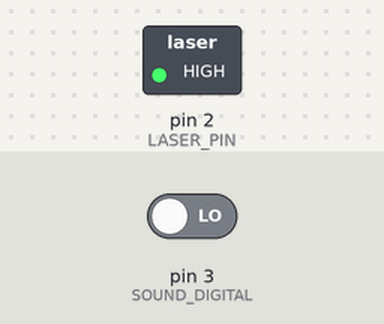
This sketch was run on a simulated Arduino Uno, built for the host (arithmetic inside an expression is 32-bit, double 64-bit). Parts: switched loads named in the sketch (green lamp = pin HIGH). The test bench sets the inputs (shaded band); at power-on: pin 3 (SOUND_DIGITAL) LOW. WiFi joins after 1.5 s; servers stay silent unless stated; no MQTT or app messages arrive unless stated; what the sketch prints to the serial monitor is not drawn.

Above: at 2.7 s.
2.8 s: pin 3 (SOUND_DIGITAL) driven HIGH
At 3.4 s:
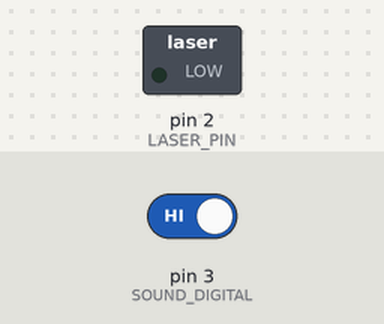
Timing chart, 0 to 12.3 s (numbered marks = the images above; inputs shaded):
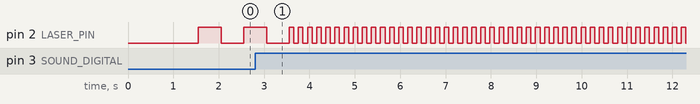

Measured:
- by itself, pin 2 (LASER_PIN): repeats every 0.20 s: HIGH 0.10 s, LOW 0.10 s

The sketch:

AlienCoreESPGateway_Arduino_R3.ino
```cpp
#include <SoftwareSerial.h>
#include <WiFiEsp.h>
#include <PubSubClient.h>

SoftwareSerial EspSerial(4, 5);      // RX to D4, TX to D5
char ssid[]     = "Your SSID";
char pass[]     = "Your password";

const char* mqttServer = "192.168.x.xxx";
const uint16_t mqttPort = 1883;
const char*  mqttTopic = "xeno/uno-scout/telemetry";
WiFiEspClient wifiClient;
PubSubClient  mqttClient(wifiClient);

const uint8_t LASER_PIN     = 2;  // Laser “S” to D2
const uint8_t SOUND_DIGITAL = 3;  // Sound “D0” to D3

int lastSound = LOW;

void setup() {
  Serial.begin(115200);
  while (!Serial);

  // 1) Laser & sound I/O
  pinMode(LASER_PIN, OUTPUT);
  digitalWrite(LASER_PIN, LOW);
  pinMode(SOUND_DIGITAL, INPUT);

  // 2) Initialize ESP-12S AT-firmware link
  EspSerial.begin(9600);
  WiFi.init(&EspSerial);

  // 3) Sanity check: shield present?
  if (WiFi.status() == WL_NO_SHIELD) {
    Serial.println("ERROR: ESP8266 not detected");
    while (true);
  }

  // 4) Connect to Wi-Fi (blocks until successful)
  Serial.print("Connecting to WiFi \"");
  Serial.print(ssid);
  Serial.print("\"");
  while (WiFi.begin(ssid, pass) != WL_CONNECTED) {
    Serial.print('.');
    delay(2000);
  }
  Serial.println("\n✓ WiFi connected");

  // 5) Print assigned IP (IPv4 or IPv6)
  Serial.print("IP Address: ");
  Serial.println(WiFi.localIP());

  // 6) Configure MQTT broker
  mqttClient.setServer(mqttServer, mqttPort);
}

void reconnectMQTT() {
  while (!mqttClient.connected()) {
    Serial.print("Connecting to MQTT…");
    if (mqttClient.connect("uno-scout")) {
      Serial.println("connected");
    } else {
      Serial.print("failed, rc=");
      Serial.print(mqttClient.state());
      Serial.println("; retry in 5s");
      delay(5000);
    }
  }
}

void loop() {
  // Maintain Wi-Fi
  if (WiFi.status() != WL_CONNECTED) {
    Serial.println("WiFi lost, reconnecting…");
    WiFi.begin(ssid, pass);
    delay(2000);
    return;
  }

  // Maintain MQTT
  if (!mqttClient.connected()) reconnectMQTT();
  mqttClient.loop();

  // read sound
  int s = digitalRead(SOUND_DIGITAL);
  unsigned long t = millis();

  // publish state
  bool ok = mqttClient.publish(mqttTopic, s ? "1" : "0");

  Serial.print(t);
  Serial.print(" ms Sound=");
  Serial.print(s);
  Serial.print(" → MQTT ");
  Serial.println(ok ? "OK" : "FAIL");

  // Blink laser
  if (s) {
    digitalWrite(LASER_PIN, HIGH); delay(100);
    digitalWrite(LASER_PIN, LOW);  delay(100);
  } else {
    digitalWrite(LASER_PIN, HIGH); delay(500);
    digitalWrite(LASER_PIN, LOW);  delay(500);
  }
}
```

Gateway_R4_Arduino_EEPROM.ino
```cpp
/*#include <WiFiS3.h>
#include <ArduinoMqttClient.h>
#include <Arduino_LED_Matrix.h>
#include <EEPROM.h>

// ─── I/O PINS ────────────────────────────────────────────────────────────────
const uint8_t LASER_PIN     = 2;   // D2 → laser
const uint8_t SOUND_DIGITAL = 3;   // D3 → sound‑sensor “D0”

// ─── EEPROM CONFIG STRUCT ────────────────────────────────────────────────────
struct Config { char ssid[32]; char pass[32]; char broker[16]; } cfg;

// ─── EEPROM HELPERS ──────────────────────────────────────────────────────────
bool freshEEPROM() {                        // checks if all bytes are 0xFF
for (size_t i = 0; i < sizeof(cfg); ++i) if (EEPROM.read(i) != 0xFF) return false;
return true;
}
void saveCfg() {
EEPROM.begin(); EEPROM.put(0,cfg);
Serial.println(F("💾 EEPROM → config saved"));
}
void loadCfg() {
EEPROM.begin();
if (freshEEPROM()) {
Serial.println(F("⚙️  EEPROM blank – seeding defaults"));
strncpy(cfg.ssid,"Your SSID",sizeof(cfg.ssid));
strncpy(cfg.pass,"Your Pass",sizeof(cfg.pass));
strncpy(cfg.broker,"192.168.x.xxx",sizeof(cfg.broker));
saveCfg();
} else {
EEPROM.get(0,cfg);
Serial.println(F("✅ EEPROM → config loaded"));
}
Serial.print  (F("   SSID   : ")); Serial.println(cfg.ssid);
Serial.print  (F("   PASS   : ")); Serial.println(cfg.pass);
Serial.print  (F("   BROKER : ")); Serial.println(cfg.broker);
}

// ─── CONFIG MENU ─────────────────────────────────────────────────────────────
void menu() {
Serial.println(F("\n=== SETUP MENU ==="));
Serial.println(F("1‑SSID  2‑PASS  3‑BROKER  S‑save  Q‑quit"));
while (true) {
while (!Serial.available());
char c = Serial.read(); Serial.read();               // drop CR/LF
if (c=='1'||c=='2'||c=='3') {
const char* lbl = (c=='1')?"SSID":(c=='2')?"PASS":"BROKER";
Serial.print(lbl); Serial.print(F(" > "));
char* dst = (c=='1')?cfg.ssid:(c=='2')?cfg.pass:cfg.broker;
size_t ln = (c=='1')?sizeof(cfg.ssid):(c=='2')?sizeof(cfg.pass):sizeof(cfg.broker);
while (!Serial.available());
Serial.readBytes(dst,ln-1); dst[ln-1]=0;
Serial.println(F("  ✓ updated"));
} else if (c=='S'||c=='s') {
saveCfg();
} else if (c=='Q'||c=='q') break;
}
Serial.println(F("Leaving menu → reboot or continue"));
}

// ─── SENSOR STUBS ────────────────────────────────────────────────────────────
float readNeuro()  { return analogRead(A0)*3.3/1023; }
float readPlasma() { return analogRead(A1)*3.3/1023; }
float readBio()    { return analogRead(A2)*3.3/1023; }
struct {const char* t; float(*f)();} sens[3] = {
{"NEURO",readNeuro},{"PLASMA",readPlasma},{"BIO",readBio}
};

// ─── LED‑MATRIX FRAMES ───────────────────────────────────────────────────────
uint8_t sm0[8][12]={{0,0,0,0,0,0,0,0,0,0,0,0},{0,1,1,1,1,1,1,1,1,1,1,0},
{1,0,0,0,0,0,0,0,0,0,0,1},{1,0,0,0,1,0,0,1,0,0,0,1},{1,0,0,0,1,1,1,1,0,0,0,1},
{1,0,0,0,0,0,0,0,0,0,0,1},{0,1,1,1,1,1,1,1,1,1,1,0},{0,0,0,0,0,0,0,0,0,0,0,0}};
uint8_t sm1[8][12]={{0,0,0,0,0,0,0,0,0,0,0,0},{0,1,1,1,1,1,1,1,1,1,1,0},
{1,0,0,0,0,0,0,0,0,0,0,1},{1,0,0,0,0,0,0,0,0,0,0,1},{1,0,0,0,1,1,1,1,0,0,0,1},
{1,0,0,0,0,0,0,0,0,0,0,1},{0,1,1,1,1,1,1,1,1,1,1,0},{0,0,0,0,0,0,0,0,0,0,0,0}};

// ─── GLOBAL OBJECTS ──────────────────────────────────────────────────────────
WiFiClient net;         // TCP socket
MqttClient mqtt(net);   // MQTT over Wi‑Fi
ArduinoLEDMatrix matrix;

// ─── CONNECT HELPERS ─────────────────────────────────────────────────────────
void connectWiFi(){
Serial.print(F("🔌 Wi‑Fi: connecting to \"")); Serial.print(cfg.ssid); Serial.println(F("\""));
WiFi.begin(cfg.ssid,cfg.pass);
while(WiFi.status()!=WL_CONNECTED){delay(500);Serial.print('.');}
Serial.print(F("\n   ↳ IP ")); Serial.println(WiFi.localIP());
}
void connectMQTT(){
mqtt.setId("xc‑scout‑01");
Serial.print(F("🔗 MQTT: broker ")); Serial.print(cfg.broker); Serial.println(F(":1883"));
while(!mqtt.connect(cfg.broker,1883)){delay(500);Serial.print('.');}
Serial.println(F("\n   ↳ session established"));
}

// ─── SETUP ───────────────────────────────────────────────────────────────────
void setup(){
Serial.begin(115200); while(!Serial);
Serial.println(F("\n🤖 UNO‑R4 Scout boot"));
loadCfg();
Serial.println(F("Press C in 5 s for menu…"));
unsigned long t0=millis(); bool menuWanted=false;
while(millis()-t0<5000){ if(Serial.available=""()&&Serial.read()=='C'){menu(); menuWanted=true;}}
if(menuWanted){ Serial.println(F("⚠️  Continuing with (possibly) new settings")); }

connectWiFi();
connectMQTT();

matrix.begin();
pinMode(LASER_PIN,OUTPUT);
pinMode(SOUND_DIGITAL,INPUT);
Serial.println(F("🚀 Setup complete — entering main loop"));
}

// ─── MAIN LOOP ───────────────────────────────────────────────────────────────
void loop(){
if(!mqtt.connected()){ Serial.println(F("⚠️  MQTT dropped — reconnecting")); connectMQTT();}
mqtt.poll();

// 1) Read sensors
float v0=sens[0].f(), v1=sens[1].f(), v2=sens[2].f();
Serial.print(F("📊 SENSE  → N=")); Serial.print(v0,3);
Serial.print(F("  P="));           Serial.print(v1,3);
Serial.print(F("  B="));           Serial.println(v2,3);

// 2) Build JSON
String js="{\"scoutId\":\"xc-scout-01\",\"timestamp\":"; js+=millis()/1000;
js+=",\"modules\":[";
js+="{\"type\":\"NEURO\",\"value\":"+String(v0,3)+"},";
js+="{\"type\":\"PLASMA\",\"value\":"+String(v1,3)+"},";
js+="{\"type\":\"BIO\",\"value\":"+String(v2,3)+"}]}";

// 3) Publish
Serial.print(F("📡 MQTT  → "));
mqtt.beginMessage("xeno/xc-scout-01/telemetry");
mqtt.print(js); mqtt.endMessage();
Serial.println(js);

// 4) Blink laser
bool loud=digitalRead(SOUND_DIGITAL);
Serial.print(F("🔦 Laser blink (")); Serial.print(loud?F("LOUD"):F("quiet")); Serial.println(F(")"));
digitalWrite(LASER_PIN,HIGH); delay(loud?1000:5000);
digitalWrite(LASER_PIN,LOW);  delay(loud?1000:5000);

// 5) LED‑matrix animation
Serial.println(F("👾 LED‑Matrix: smile frame 0"));
matrix.renderBitmap(sm0,8,12); delay(150);
Serial.println(F("😉 LED‑Matrix: smile frame 1"));
matrix.renderBitmap(sm1,8,12); delay(150);
}*/
```
